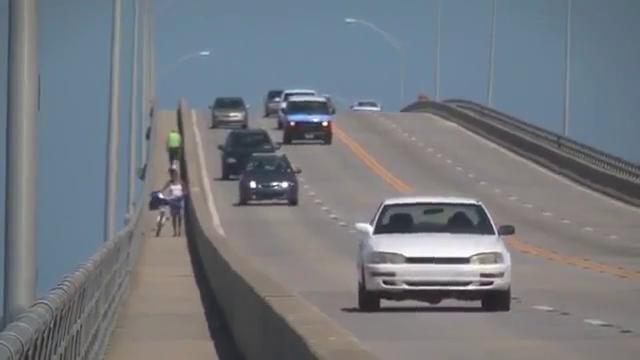
#> input picture frame 91 of video/car.mp4, 640 x 360 px
$ python camshift.py
#> lines starting #> are read from the running program, lines starting #| are printed output that depends on the picture; after the words box and inside, x2 and y2 are one past the last pixel; in counts of white or black regions, pixels touching at a corner belong together
import numpy as np
import cv2

cap = cv2.VideoCapture('car.mp4')

# take first frame of the video
ret, frame = cap.read()
#> frame is the input picture: shape (360, 640, 3); mean B, G, R 127.8, 121.7, 116.8

# setup initial location of window
r, h, c, w = 250, 90, 400, 125  # simply hardcoded the values
track_window = (c, r, w, h)
#300 190 390 210
# set up the ROI for tracking
roi = frame[r:r + h, c:c + w]
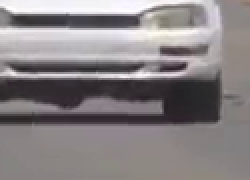
#> roi: shape (90, 125, 3) (shown 2 times larger); mean B, G, R 131.8, 129.9, 135.4
hsv_roi = cv2.cvtColor(frame, cv2.COLOR_BGR2HSV)
#> hsv_roi: shape (360, 640, 3); mean H, S, V 73.9, 38.8, 132.6
mask = cv2.inRange(hsv_roi, np.array((0., 60., 32.)), np.array((180., 255., 255.)))
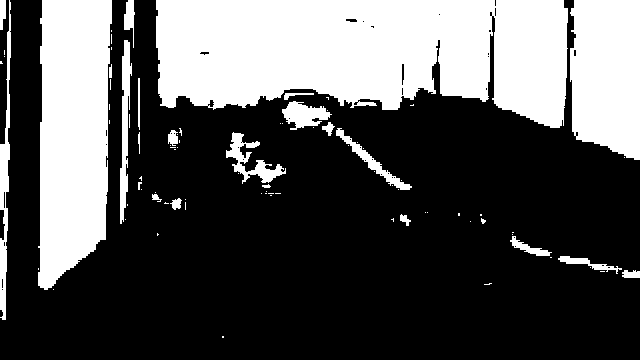
#> mask: shape (360, 640); 33.3% white; 87 white regions (63 under 20 px), largest, box (x1, y1, x2, y2) and area: (156, 0, 568, 128) 41385, (38, 0, 112, 290) 17973, (570, 0, 640, 160) 10054
roi_hist = cv2.calcHist([hsv_roi], [0], mask, [180], [0, 180])
#> roi_hist = 180 values, max 26256 at index 103, min 0 at index 2, mean 426.5
cv2.normalize(roi_hist, roi_hist, 0, 255, cv2.NORM_MINMAX)

# Setup the termination criteria, either 10 iteration or move by atleast 1 pt
term_crit = (cv2.TERM_CRITERIA_EPS | cv2.TERM_CRITERIA_COUNT, 10, 1)

while (1):
    ret, frame = cap.read()
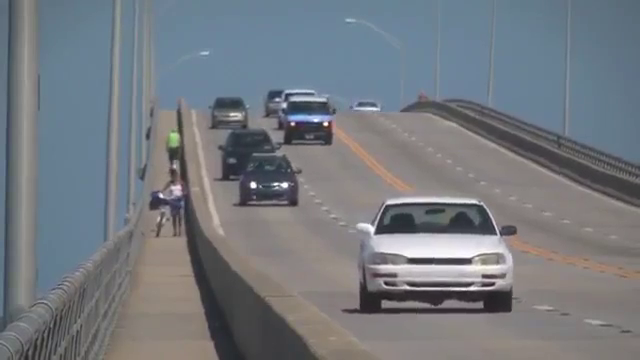
#> input picture frame 92 of video/car.mp4, 640 x 360 px
#> frame is the input picture: shape (360, 640, 3); mean B, G, R 127.8, 121.7, 116.8

    if ret == True:
        hsv = cv2.cvtColor(frame, cv2.COLOR_BGR2HSV)
#> hsv: shape (360, 640, 3); mean H, S, V 73.9, 38.8, 132.6
        dst = cv2.calcBackProject([hsv], [0], roi_hist, [0, 180], 1)
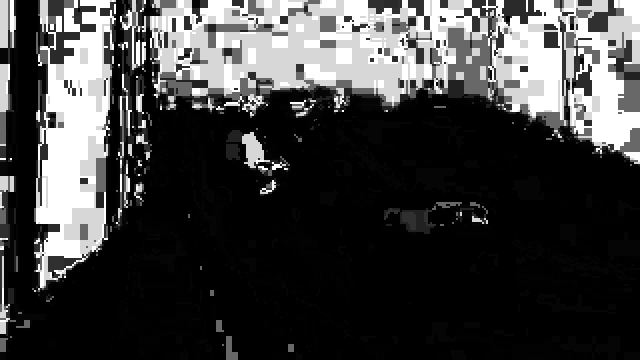
#> dst: shape (360, 640); min 0, max 255, mean 63.7

        # apply meanshift to get the new location
        ret, track_window = cv2.CamShift(dst, track_window, term_crit)
#> ret = ((501, 321), (107.5, 181.9), 69.27); track_window = (415, 282, 172, 78)

        # Draw it on image
        pts = cv2.boxPoints(ret)
#> pts = [[396.9, 302.9], [567, 238.5], [605.1, 339.1], [435, 403.5]]
        pts = np.int0(pts)
#> pts = [[396, 302], [567, 238], [605, 339], [434, 403]]
        img2 = cv2.polylines(frame, [pts], True, 255, 2)
        cv2.imshow('img2', img2)

        k = cv2.waitKey(60) & 0xff
#> (key Esc is pressed here)
        if k == 27:
            break
        else:
            cv2.imwrite(chr(k) + ".jpg", img2)

    else:
        break

cv2.destroyAllWindows()
cap.release()

$ run again, starting later in the video
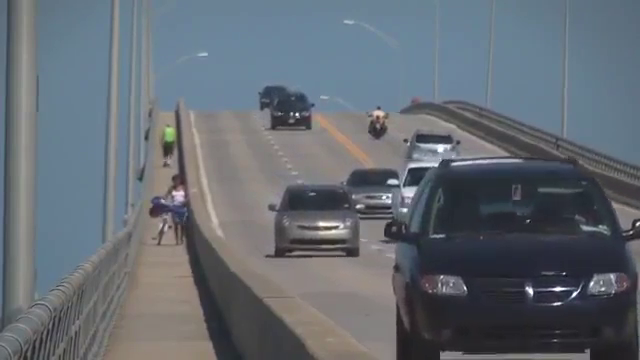
#> input picture frame 412 of video/car.mp4, 640 x 360 px
#> frame is the input picture: shape (360, 640, 3); mean B, G, R 114.8, 107.1, 100.1
#> hsv_roi: shape (360, 640, 3); mean H, S, V 86.5, 45.1, 118.1
#> `mask = cv2.inRange(hsv_roi, np.array((0., 60., 32.)), np.array((180., ..`:
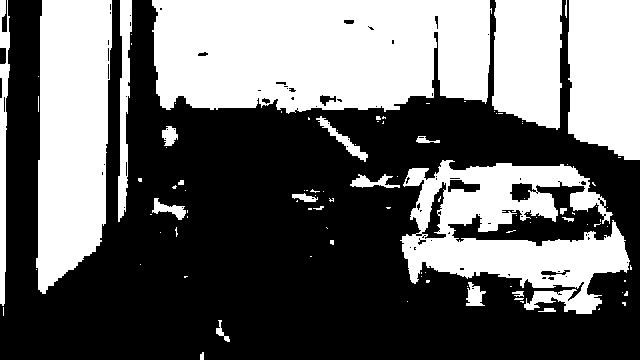
#> mask: shape (360, 640); 41.5% white; 101 white regions (78 under 20 px), largest, box (x1, y1, x2, y2) and area: (152, 0, 492, 114) 34587, (36, 0, 112, 294) 18359, (400, 160, 630, 314) 17878
#> roi_hist = 180 values, max 30930 at index 103, min 0 at index 4, mean 531.1
#> hsv: shape (360, 640, 3); mean H, S, V 86.7, 45.2, 118.1
#> `dst = cv2.calcBackProject([hsv], [0], roi_hist, [0, 180], 1)`:
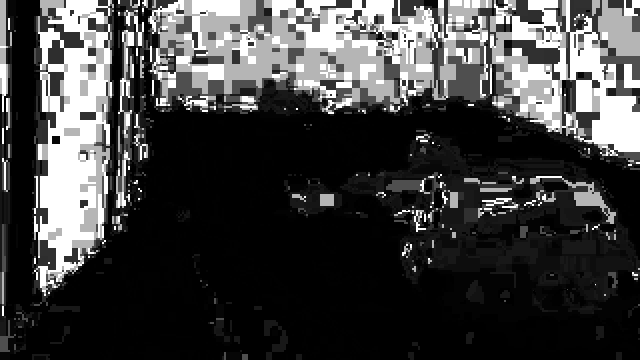
#> dst: shape (360, 640); min 0, max 255, mean 64.4
#> ret = ((458, 203), (95.91, 154.4), 88.52); track_window = (380, 154, 156, 98)
#> `pts = cv2.boxPoints(ret)`: pts = [[379.6, 157.1], [533.9, 153.1], [536.4, 248.9], [382.1, 252.9]]
#> `pts = np.int0(pts)`: pts = [[379, 157], [533, 153], [536, 248], [382, 252]]

$ run again, starting later in the video
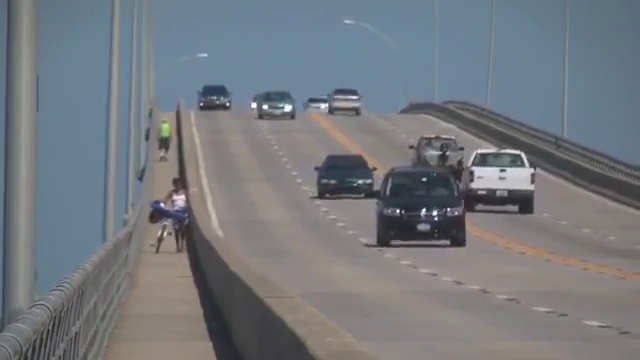
#> input picture frame 732 of video/car.mp4, 640 x 360 px
#> frame is the input picture: shape (360, 640, 3); mean B, G, R 126.3, 120.7, 115.8
#> hsv_roi: shape (360, 640, 3); mean H, S, V 69, 38.9, 131.4
#> `mask = cv2.inRange(hsv_roi, np.array((0., 60., 32.)), np.array((180., ..`:
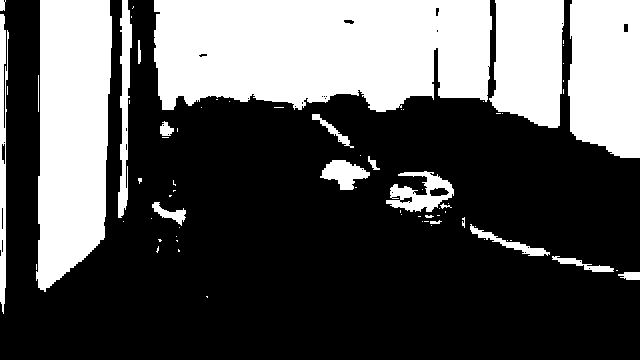
#> mask: shape (360, 640); 33.8% white; 74 white regions (52 under 20 px), largest, box (x1, y1, x2, y2) and area: (154, 0, 492, 112) 33305, (36, 0, 112, 292) 18388, (568, 0, 640, 158) 10353
#> roi_hist = 180 values, max 30132 at index 103, min 0 at index 0, mean 432.2
#> hsv: shape (360, 640, 3); mean H, S, V 69.3, 38.8, 131.4
#> `dst = cv2.calcBackProject([hsv], [0], roi_hist, [0, 180], 1)`:
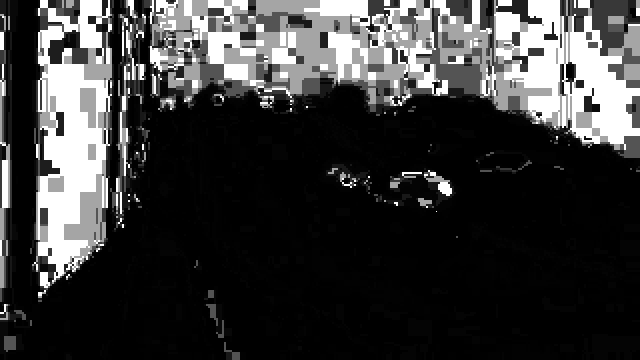
#> dst: shape (360, 640); min 0, max 255, mean 58
#> ret = ((408, 314), (105.1, 159.6), 102.9); track_window = (329, 268, 158, 92)
#> `pts = cv2.boxPoints(ret)`: pts = [[341.9, 245], [497.5, 280.5], [474.1, 383], [318.5, 347.5]]
#> `pts = np.int0(pts)`: pts = [[341, 245], [497, 280], [474, 382], [318, 347]]
